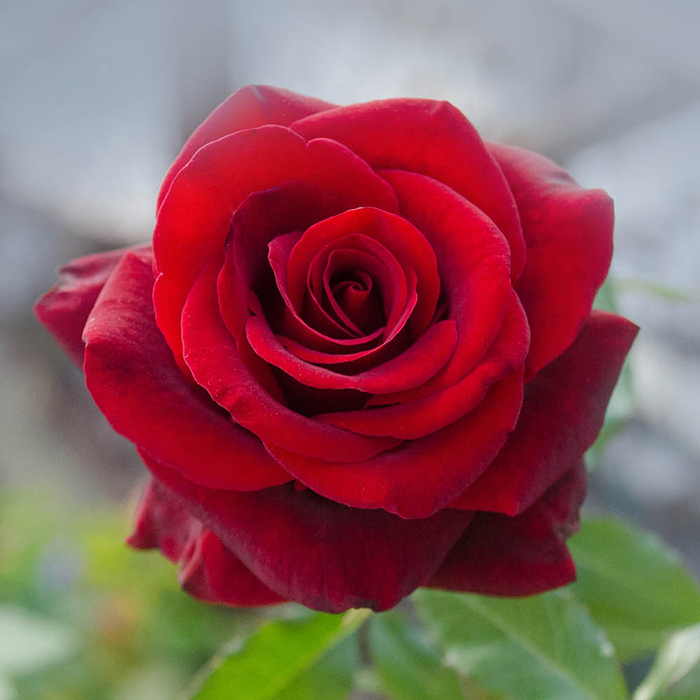
#> input picture project 1/rose.jpg, 700 x 700 px, found by its file name
$ python readingimages.py
#> lines starting #> are read from the running program, lines starting #| are printed output that depends on the picture
import cv2
import os
rose = cv2.imread(r"C:\Users\koval\Desktop\jetlearn python\open cv\project 1\rose.jpg")
#> rose is the input picture: shape (700, 700, 3); mean B, G, R 91.7, 89.3, 141
cv2.imshow("screen",rose)
cv2.waitKey(0)

#reading image in greyscale

rose1 = cv2.imread(r"C:\Users\koval\Desktop\jetlearn python\open cv\project 1\rose.jpg", cv2.IMREAD_GRAYSCALE)
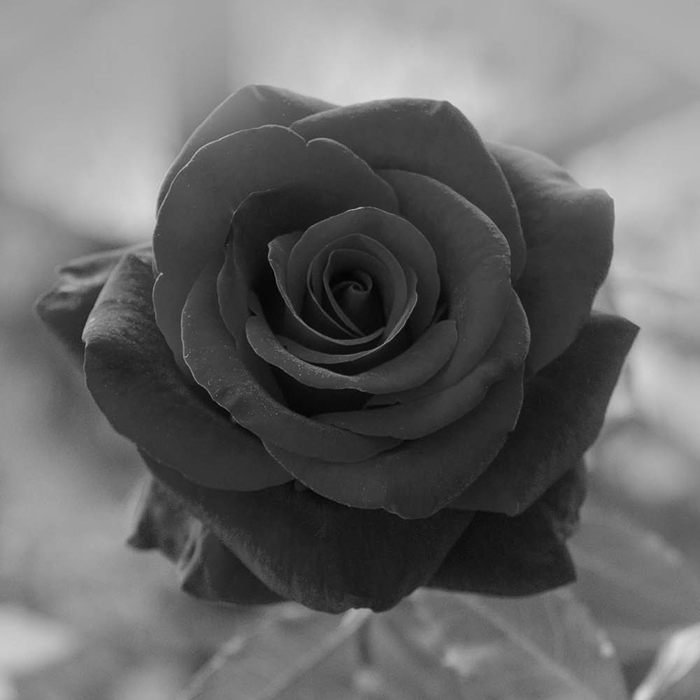
#> rose1: shape (700, 700); min 3, max 222, mean 105
cv2.imshow("screen1",rose1)
cv2.waitKey(0)

#saving image
path = r"C:\Users\koval\Desktop\jetlearn python\open cv\project 1"
os.chdir(path)

#writing image to the directory
cv2.imwrite("greyrose.jpg",rose1)
print("image saved successfully")
